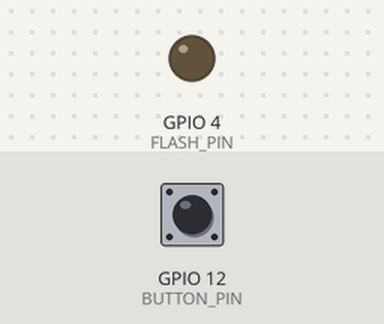
Bench run of a sketch on a simulated ESP32. Shown: output pins drawn as LEDs (lit = HIGH). The inputs (shaded band) are chosen by the test bench; at power-on: GPIO 12 (BUTTON_PIN) HIGH.

Above: at 1.2 s.
1.3 s: GPIO 12 (BUTTON_PIN) pulled LOW for 0.15 s
At 1.37 s:
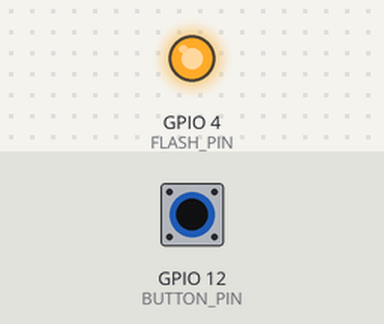
2.9 s: GPIO 12 (BUTTON_PIN) pulled LOW for 3.2 s
At 7.2 s:
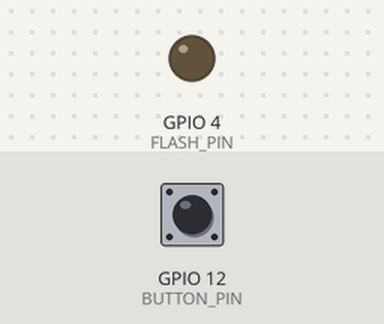
Timing chart, 0 to 8.7 s (numbered marks = the images above; inputs shaded):
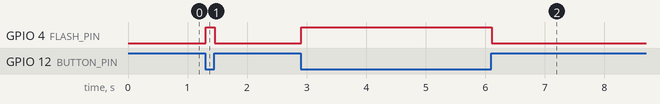

Measured:
- after the input at 1.3 s, GPIO 4 (FLASH_PIN): LOW → HIGH at once, → LOW 0.15 s later
- after the input at 2.9 s, GPIO 4 (FLASH_PIN): LOW → HIGH at once, → LOW 3.2 s later

The sketch:

esp32_flash.ino
```cpp
// Flashlight pin on ESP32-CAM
const int FLASH_PIN = 4;
// Button input pin (you can change this)
const int BUTTON_PIN = 12;

void setup() {
  pinMode(FLASH_PIN, OUTPUT);
  pinMode(BUTTON_PIN, INPUT_PULLUP);  // use internal pull-up resistor
  digitalWrite(FLASH_PIN, LOW);       // flashlight off initially
}

void loop() {
  // Read the button state (LOW when pressed)
  int buttonState = digitalRead(BUTTON_PIN);

  if (buttonState == LOW) {
    digitalWrite(FLASH_PIN, HIGH);  // turn on flashlight
  } else {
    digitalWrite(FLASH_PIN, LOW);   // turn off flashlight
  }

  delay(10); // small debounce delay
}
```
